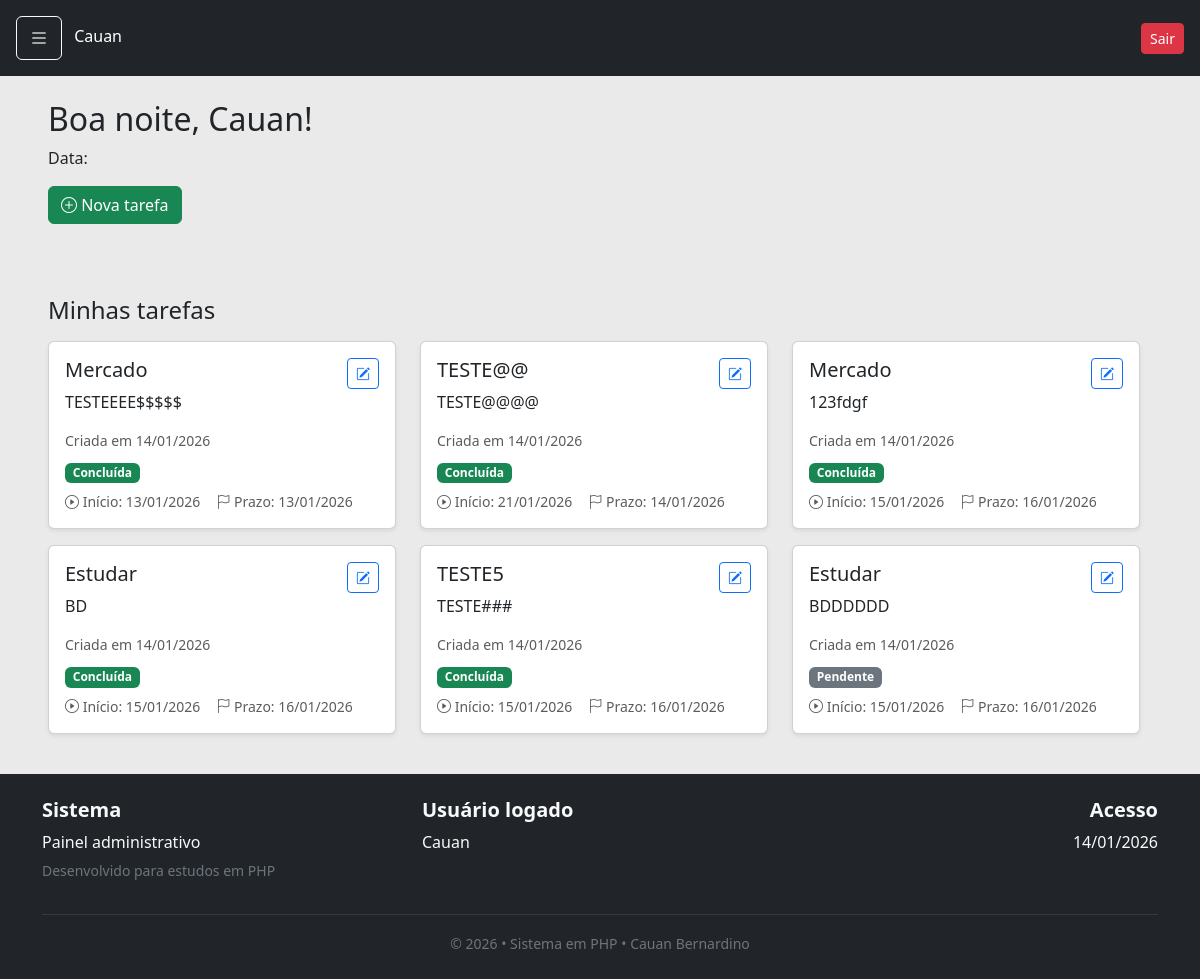
/pages/dashboard.php (signed in), run on the app's committed database.
### tables this page shows
CREATE TABLE `tarefas` (
  `id_tarefa` int(11) NOT NULL,
  `id_usuario` int(11) NOT NULL,
  `titulo` varchar(100) NOT NULL,
  `descricao` text DEFAULT NULL,
  `status` enum('pendente','em_andamento','concluida') DEFAULT 'pendente',
  `data_inicio` date DEFAULT NULL,
  `prazo` date DEFAULT NULL,
  `criado_em` timestamp NOT NULL DEFAULT current_timestamp()
);

### pages/dashboard.php (the view, shortened to what this page needs)
<?php
require_once '../controllers/conexao.php';
require_once '../includes/header.php';
$id_usuario = $_SESSION['id_usuario'];
$sql = "SELECT * FROM tarefas
        WHERE id_usuario = ?
        ORDER BY prazo ASC";
$stmt = $conn->prepare($sql);
$stmt->bind_param("i", $id_usuario);
$stmt->execute();
$resultado = $stmt->get_result();
$tarefas = $resultado->fetch_all(MYSQLI_ASSOC);
?>
<div class="d-flex">
    <div class="container p-4">
        <h2 id="saudacao"></h2>
        <p>Data: <strong id="current-datetime"></strong></p>
        <a href="cadastro_tarefas.php" class="btn btn-success mb-4">
            <i class="bi bi-plus-circle"></i> Nova tarefa
        </a>
        <h4 class="mt-5 mb-3">Minhas tarefas</h4>
        <div class="row">
            <?php if (!empty($tarefas)): ?>
                <?php foreach ($tarefas as $tarefa): ?>
                    <div class="col-md-4 mb-3">
                        <div class="card h-100 shadow-sm">
                            <div class="card-body">
                                <button
                                    class="btn btn-sm btn-outline-primary float-end"
                                    data-bs-toggle="modal"
                                    data-bs-target="#modalEditar"
                                    data-id="<?= $tarefa['id_tarefa'] ?>"
                                    data-titulo="<?= htmlspecialchars($tarefa['titulo']) ?>"
                                    data-descricao="<?= htmlspecialchars($tarefa['descricao']) ?>"
                                >
                                    <i class="bi bi-pencil-square"></i>
                                </button>
                                <h5><?= htmlspecialchars($tarefa['titulo']) ?></h5>
                                <p><?= htmlspecialchars($tarefa['descricao']) ?></p>
                                <small class="text-muted d-block mb-2">
                                    Criada em <?= date('d/m/Y', strtotime($tarefa['criado_em'])) ?>
                                </small>
                                <?php if ($tarefa['status'] === 'concluida'): ?>
                                    <span class="badge bg-success">Concluída</span>
                                <?php elseif ($tarefa['status'] === 'em_andamento'): ?>
                                    <span class="badge bg-warning text-dark">Em andamento</span>
                                <?php else: ?>
                                    <span class="badge bg-secondary">Pendente</span>
                                <?php endif; ?>
                                <div class="d-flex justify-content-start align-items-center mt-2">
                                    <small class="text-muted d-block me-3">
                                        <i class="bi bi-play-circle"></i>
                                        Início: <?= date('d/m/Y', strtotime($tarefa['data_inicio'])) ?>
                                    </small>
                                    <small class="text-muted d-block">
                                        <i class="bi bi-flag"></i>
                                        Prazo: <?= date('d/m/Y', strtotime($tarefa['prazo'])) ?>
                                    </small>
                                </div>
                            </div>
                        </div>
                    </div>
                <?php endforeach; ?>
            <?php else: ?>
                <p>Nenhuma tarefa cadastrada.</p>
            <?php endif; ?>
        </div>
    </div>
</div>
<?php require_once '../includes/footer.php'; ?>

### includes/header.php (shortened to what this page needs)
<!DOCTYPE html>
<html lang="pt-br">
<head>
    <link href="https://cdn.jsdelivr.net/npm/bootstrap@5.3.3/dist/css/bootstrap.min.css" rel="stylesheet">
    <link rel="stylesheet" href="https://cdn.jsdelivr.net/npm/bootstrap-icons/font/bootstrap-icons.css">
</head>
<body>
    <nav class="navbar navbar-dark bg-dark px-3">
        <span class="navbar-text text-white">
            <button class="btn btn-outline-light me-2" data-bs-toggle="offcanvas" data-bs-target="#sidebarMenu"
                aria-controls="sidebarMenu">
                <i class="bi bi-list fs-5"></i>
            </button>
            <?= $_SESSION['nome'] ?>
        </span>
        <a href="../controllers/logout.php" class="btn btn-danger btn-sm">Sair</a>
    </nav>
    <main class="flex-fill">
        <div class="container-fluid ps-0">

### includes/footer.php (shortened to what this page needs)
</div>
</main>
<footer class="bg-dark text-light">
    <div class="container py-4">
        <div class="row">
            <div class="col-md-4 mb-3">
                <h5 class="fw-bold">Sistema</h5>
                <p class="mb-1">Painel administrativo</p>
                <small class="text-secondary">
                    Desenvolvido para estudos em PHP
                </small>
            </div>
            <div class="col-md-4 mb-3">
                <h5 class="fw-bold">Usuário logado</h5>
                <p class="mb-1"><?= $_SESSION['nome'] ?></p>
            </div>
            <div class="col-md-4 mb-3 text-md-end">
                <h5 class="fw-bold">Acesso</h5>
                <p class="mb-1">
                    <?= date('d/m/Y') ?>
                </p>
            </div>
        </div>
        <hr class="border-secondary">
        <div class="text-center">
            <small class="text-secondary">
                © <?= date('Y') ?> • Sistema em PHP • Cauan Bernardino
            </small>
        </div>
    </div>
</footer>
</body>
</html>

### includes/header.php (style rules this page uses)
html, body { height: 100%; }
body { min-height: 100vh; display: flex; flex-direction: column; }
main { flex: 1; }

### data on the page
tarefas: titulo "Mercado", descricao "TESTEEEE$$$$$", criado_em "14/01/2026", status "Concluída", data_inicio "13/01/2026", prazo "13/01/2026"
tarefas: titulo "TESTE@@", descricao "TESTE@@@@", criado_em "14/01/2026", status "Concluída", data_inicio "21/01/2026", prazo "14/01/2026"
tarefas: titulo "Mercado", descricao "123fdgf", criado_em "14/01/2026", status "Concluída", data_inicio "15/01/2026", prazo "16/01/2026"
tarefas: titulo "Estudar", descricao "BD", criado_em "14/01/2026", status "Concluída", data_inicio "15/01/2026", prazo "16/01/2026"
tarefas: titulo "TESTE5", descricao "TESTE###", criado_em "14/01/2026", status "Concluída", data_inicio "15/01/2026", prazo "16/01/2026"
tarefas: titulo "Estudar", descricao "BDDDDDD", criado_em "14/01/2026", status "Pendente", data_inicio "15/01/2026", prazo "16/01/2026"

### other printed values
$_SESSION['nome'] "Cauan"
